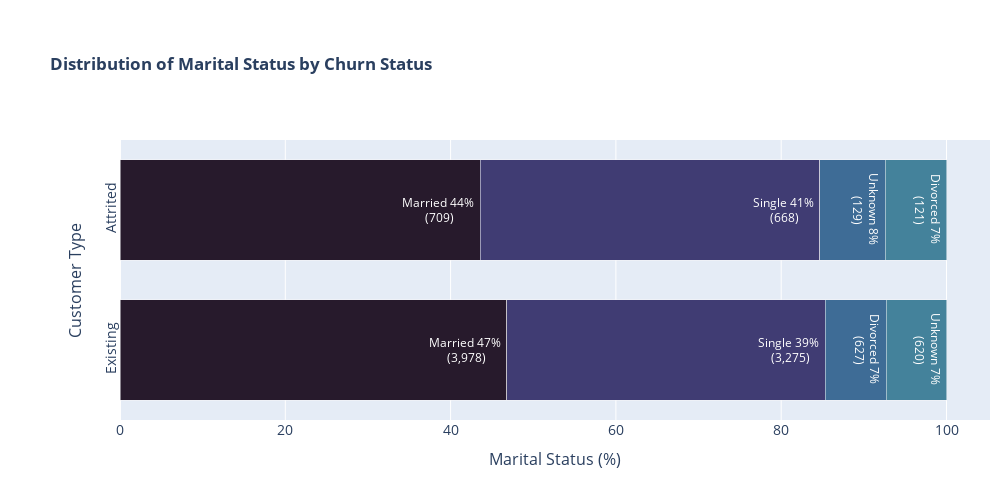

Here is the notebook cell this chart was saved with:
### Code cell
plot_distr_cat('marstat', 'Marital Status')

### Figure 1 — Plotly figure (JSON) as saved in the notebook; plotly's stock layout.template omitted (floating-point values rounded to 4 significant figures)
{"data": [{"hovertext": ["3978", "3275", "627", "620"], "marker": {"color": ["rgb(39, 26, 44)", "rgb(64, 60, 115)", "rgb(62, 108, 150)", "rgb(68, 130, 155)", "rgb(76, 153, 160)", "rgb(111, 201, 163)", "rgb(156, 219, 165)"], "line": {"color": "rgb(248, 248, 249)", "width": 0.5}}, "name": "Existing", "orientation": "h", "showlegend": false, "text": ["Married", "Single", "Divorced", "Unknown"], "textfont": {"color": "white", "size": 12}, "textposition": "inside", "texttemplate": "%{text} %{x:.0f}% <br>(%{hovertext:,d})", "type": "bar", "x": [46.8, 38.53, 7.376, 7.294], "y": ["Existing", "Existing", "Existing", "Existing"]}, {"hovertext": ["709", "668", "129", "121"], "marker": {"color": ["rgb(39, 26, 44)", "rgb(64, 60, 115)", "rgb(62, 108, 150)", "rgb(68, 130, 155)", "rgb(76, 153, 160)", "rgb(111, 201, 163)", "rgb(156, 219, 165)"], "line": {"color": "rgb(248, 248, 249)", "width": 0.5}}, "name": "Attrited", "orientation": "h", "showlegend": false, "text": ["Married", "Single", "Unknown", "Divorced"], "textfont": {"color": "white", "size": 12}, "textposition": "inside", "texttemplate": "%{text} %{x:.0f}% <br>(%{hovertext:,d})", "type": "bar", "x": [43.58, 41.06, 7.929, 7.437], "y": ["Attrited", "Attrited", "Attrited", "Attrited"]}], "layout": {"bargap": 0.2, "bargroupgap": 0.1, "barmode": "stack", "height": 500, "margin": {"b": 80, "l": 120, "r": 10, "t": 140}, "title": {"text": "<b>Distribution of Marital Status by Churn Status<b>"}, "width": 1000, "xaxis": {"tickangle": 0, "tickfont": {"size": 14}, "tickmode": "array", "ticktext": ["0%", "10%", "20%", "30%", "40%", "50%", "60%", "70%", "80%", "90%", "100%"], "title": {"font": {"size": 16}, "text": "Marital Status (%)"}}, "yaxis": {"tickangle": -90, "tickfont": {"size": 14}, "title": {"font": {"size": 16}, "text": "Customer Type"}}}}
